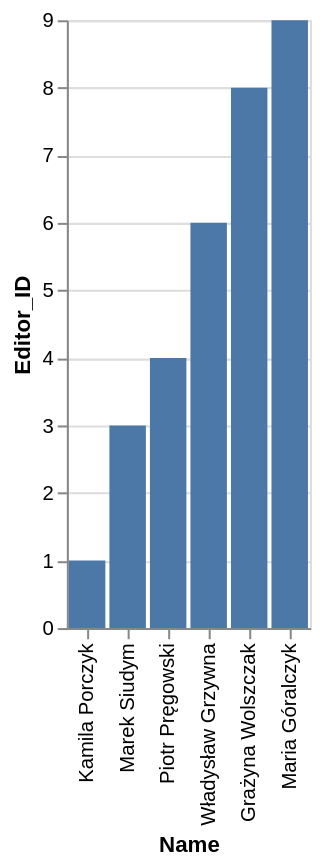

The Vega-Lite source for this figure:
### Vega-Lite specification from a JSON file in a GitHub repository (floating-point values rounded to 4 significant figures)
{"data": {"values": [{"x_data": "Kamila Porczyk", "y_data": 1}, {"x_data": "Marek Siudym", "y_data": 3}, {"x_data": "Piotr Pręgowski", "y_data": 4}, {"x_data": "Władysław Grzywna", "y_data": 6}, {"x_data": "Grażyna Wolszczak", "y_data": 8}, {"x_data": "Maria Góralczyk", "y_data": 9}]}, "mark": "bar", "encoding": {"x": {"field": "x_data", "type": "nominal", "title": "Name", "sort": {"op": "sum", "field": "y_data", "order": "ascending"}}, "y": {"field": "y_data", "type": "quantitative", "title": "Editor_ID"}}}
